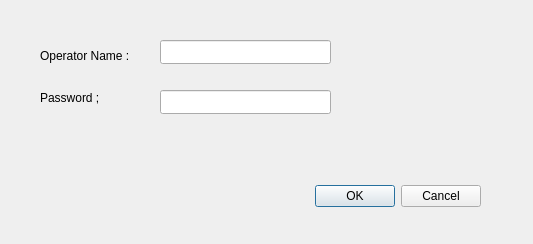
<?xml version="1.0" encoding="UTF-8"?>
<ui version="4.0">
 <class>Operator</class>
 <widget class="QDialog" name="Operator">
  <property name="geometry">
   <rect>
    <x>0</x>
    <y>0</y>
    <width>533</width>
    <height>244</height>
   </rect>
  </property>
  <property name="windowTitle">
   <string>Dialog</string>
  </property>
  <widget class="QDialogButtonBox" name="ButtonBox">
   <property name="geometry">
    <rect>
     <x>140</x>
     <y>180</y>
     <width>341</width>
     <height>32</height>
    </rect>
   </property>
   <property name="orientation">
    <enum>Qt::Horizontal</enum>
   </property>
   <property name="standardButtons">
    <set>QDialogButtonBox::Cancel|QDialogButtonBox::Ok</set>
   </property>
  </widget>
  <widget class="QLabel" name="label">
   <property name="geometry">
    <rect>
     <x>40</x>
     <y>40</y>
     <width>131</width>
     <height>31</height>
    </rect>
   </property>
   <property name="text">
    <string>Operator Name :</string>
   </property>
  </widget>
  <widget class="QLabel" name="label_2">
   <property name="geometry">
    <rect>
     <x>40</x>
     <y>90</y>
     <width>71</width>
     <height>16</height>
    </rect>
   </property>
   <property name="text">
    <string>Password ;</string>
   </property>
  </widget>
  <widget class="QLineEdit" name="OperatorName">
   <property name="geometry">
    <rect>
     <x>160</x>
     <y>40</y>
     <width>171</width>
     <height>24</height>
    </rect>
   </property>
  </widget>
  <widget class="QLineEdit" name="Operatorpassword">
   <property name="geometry">
    <rect>
     <x>160</x>
     <y>90</y>
     <width>171</width>
     <height>24</height>
    </rect>
   </property>
  </widget>
 </widget>
 <resources/>
 <connections>
  <connection>
   <sender>ButtonBox</sender>
   <signal>accepted()</signal>
   <receiver>Operator</receiver>
   <slot>accept()</slot>
   <hints>
    <hint type="sourcelabel">
     <x>248</x>
     <y>254</y>
    </hint>
    <hint type="destinationlabel">
     <x>157</x>
     <y>274</y>
    </hint>
   </hints>
  </connection>
  <connection>
   <sender>ButtonBox</sender>
   <signal>rejected()</signal>
   <receiver>Operator</receiver>
   <slot>reject()</slot>
   <hints>
    <hint type="sourcelabel">
     <x>316</x>
     <y>260</y>
    </hint>
    <hint type="destinationlabel">
     <x>286</x>
     <y>274</y>
    </hint>
   </hints>
  </connection>
 </connections>
</ui>
